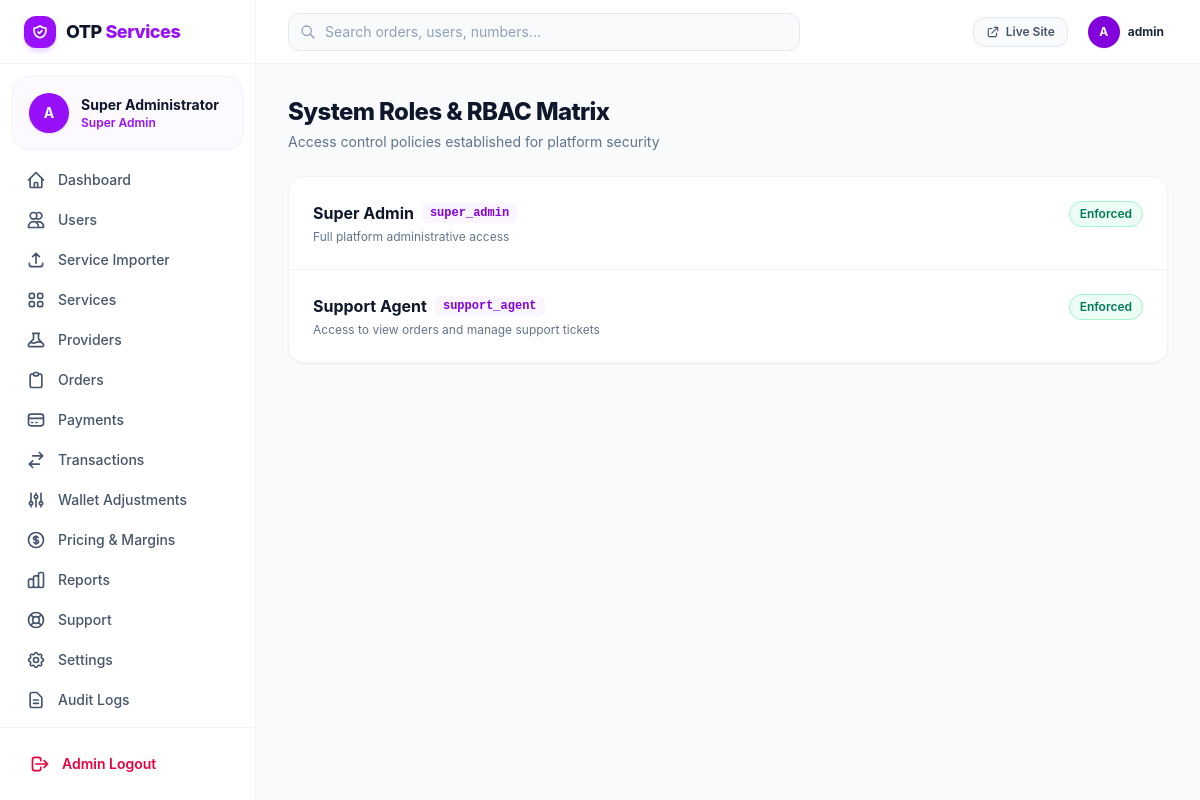
Screenshot of /admin/roles.php (signed in) with the database file from the repository.
### tables this page shows
CREATE TABLE `roles` (
  `id` INT AUTO_INCREMENT PRIMARY KEY,
  `name` VARCHAR(50) NOT NULL,
  `slug` VARCHAR(50) NOT NULL UNIQUE,
  `description` TEXT NULL
);

### includes/session.php (called while the page is built, shortened)
<?php
function current_admin_id(): ?int {
    return $_SESSION['admin_id'] ?? null;
}
function get_current_admin_data(): ?array {
    $aid = current_admin_id();
    $db = get_db();
    $stmt = $db->prepare("SELECT a.*, r.name as role_name, r.slug as role_slug FROM admins a LEFT JOIN roles r ON r.id = a.role_id WHERE a.id = ? LIMIT 1");
    $stmt->execute([$aid]);
    return $stmt->fetch() ?: null;
}

### admin/includes/auth.php (called while the page is built, shortened)
<?php
require_once __DIR__ . '/../../includes/functions.php';
require_once __DIR__ . '/../../includes/session.php';
$currentAdmin = get_current_admin_data();

### includes/functions.php (called while the page is built, shortened)
<?php
function e(?string $string): string {
    return htmlspecialchars($string ?? '', ENT_QUOTES, 'UTF-8');
}

### admin/roles.php (the view)
<?php
require_once __DIR__ . '/includes/header.php';
require_once __DIR__ . '/includes/sidebar.php';
$db = get_db();
$roles = $db->query("SELECT * FROM roles ORDER BY id ASC")->fetchAll();
?>
<div class="flex-1 flex flex-col min-w-0 overflow-hidden">
    <?php require_once __DIR__ . '/includes/navbar.php'; ?>
    <main class="flex-1 overflow-y-auto p-4 sm:p-8 bg-slate-50/60">
        <div class="max-w-4xl mx-auto space-y-6">
            <div class="space-y-1">
                <h1 class="text-2xl font-extrabold text-slate-900 tracking-tight">System Roles & RBAC Matrix</h1>
                <p class="text-sm text-slate-500">Access control policies established for platform security</p>
            </div>
            <div class="bg-white rounded-2xl border border-slate-100 shadow-xs divide-y divide-slate-100 overflow-hidden">
                <?php foreach ($roles as $r): ?>
                    <div class="p-6 flex items-start justify-between">
                        <div>
                            <div class="flex items-center gap-2">
                                <h3 class="text-base font-bold text-slate-900"><?= e($r['name']) ?></h3>
                                <span class="font-mono text-xs px-2 py-0.5 rounded-md bg-purple-50 text-purple-700 font-bold"><?= e($r['slug']) ?></span>
                            </div>
                            <p class="text-xs text-slate-500 mt-1"><?= e($r['description']) ?></p>
                        </div>
                        <span class="inline-flex items-center px-2.5 py-1 rounded-full text-xs font-semibold bg-emerald-50 text-emerald-700 border border-emerald-200">
                            Enforced
                        </span>
                    </div>
                <?php endforeach; ?>
            </div>
        </div>
    </main>
</div>
<?php require_once __DIR__ . '/includes/footer.php'; ?>

### admin/includes/sidebar.php (shortened to what this page needs)
<?php
$currentScript = basename($_SERVER['PHP_SELF']);
?>
<aside :class="sidebarOpen ? 'translate-x-0' : '-translate-x-full'" class="fixed inset-y-0 left-0 z-50 w-64 bg-white border-r border-slate-100 flex flex-col justify-between transition-transform duration-200 ease-in-out md:static md:translate-x-0 shrink-0">
    <div class="overflow-y-auto">
        <div class="h-16 flex items-center px-6 border-b border-slate-100">
            <a href="/admin/dashboard.php" class="flex items-center gap-2.5">
                <div class="w-8 h-8 rounded-xl bg-purple-600 flex items-center justify-center text-white shadow-md shadow-purple-200">
                </div>
                <span class="font-extrabold text-lg tracking-tight text-slate-900">OTP <span class="text-purple-600">Services</span></span>
            </a>
        </div>
        <div class="p-4 mx-3 my-3 bg-purple-50/60 rounded-2xl flex items-center gap-3 border border-purple-100/60">
            <div class="w-10 h-10 rounded-full bg-purple-600 text-white font-bold flex items-center justify-center text-sm shadow-sm">
                A
            </div>
            <div class="overflow-hidden">
                <div class="text-sm font-bold text-slate-900 truncate"><?= e($currentAdmin['name']) ?></div>
                <div class="text-xs text-purple-600 font-semibold">Super Admin</div>
            </div>
        </div>
        <nav class="px-3 space-y-1 text-sm font-medium pb-6">
            <a href="/admin/dashboard.php" class="flex items-center gap-3 px-3.5 py-2 rounded-xl transition-colors <?= in_array($currentScript, ['dashboard.php', 'index.php']) ? 'bg-purple-600 text-white shadow-md shadow-purple-200' : 'text-slate-600 hover:bg-slate-50 hover:text-slate-900' ?>">
                <svg class="w-5 h-5 shrink-0" fill="none" viewBox="0 0 24 24" stroke="currentColor"><path stroke-linecap="round" stroke-linejoin="round" stroke-width="2" d="M3 12l2-2m0 0l7-7 7 7M5 10v10a1 1 0 001 1h3m10-11l2 2m-2-2v10a1 1 0 01-1 1h-3m-6 0a1 1 0 001-1v-4a1 1 0 011-1h2a1 1 0 011 1v4a1 1 0 001 1m-6 0h6"/></svg>
                <span>Dashboard</span>
            </a>
            <a href="/admin/users.php" class="flex items-center gap-3 px-3.5 py-2 rounded-xl transition-colors <?= in_array($currentScript, ['users.php', 'user-details.php', 'user-edit.php', 'user-transactions.php']) ? 'bg-purple-600 text-white shadow-md shadow-purple-200' : 'text-slate-600 hover:bg-slate-50 hover:text-slate-900' ?>">
                <svg class="w-5 h-5 shrink-0" fill="none" viewBox="0 0 24 24" stroke="currentColor"><path stroke-linecap="round" stroke-linejoin="round" stroke-width="2" d="M12 4.354a4 4 0 110 5.292M15 21H3v-1a6 6 0 0112 0v1zm0 0h6v-1a6 6 0 00-9-5.197M13 7a4 4 0 11-8 0 4 4 0 018 0z"/></svg>
                <span>Users</span>
            </a>
            <a href="/admin/service-importer.php" class="flex items-center gap-3 px-3.5 py-2 rounded-xl transition-colors <?= in_array($currentScript, ['service-importer.php', 'import-history.php']) ? 'bg-purple-600 text-white shadow-md shadow-purple-200' : 'text-slate-600 hover:bg-slate-50 hover:text-slate-900' ?>">
                <svg class="w-5 h-5 shrink-0" fill="none" viewBox="0 0 24 24" stroke="currentColor"><path stroke-linecap="round" stroke-linejoin="round" stroke-width="2" d="M4 16v1a3 3 0 003 3h10a3 3 0 003-3v-1m-4-8l-4-4m0 0L8 8m4-4v12"/></svg>
                <span>Service Importer</span>
            </a>
            <a href="/admin/services.php" class="flex items-center gap-3 px-3.5 py-2 rounded-xl transition-colors <?= in_array($currentScript, ['services.php', 'service-add.php', 'service-edit.php', 'categories.php', 'countries.php']) ? 'bg-purple-600 text-white shadow-md shadow-purple-200' : 'text-slate-600 hover:bg-slate-50 hover:text-slate-900' ?>">
                <span>Services</span>
            </a>
            <a href="/admin/providers.php" class="flex items-center gap-3 px-3.5 py-2 rounded-xl transition-colors <?= in_array($currentScript, ['providers.php', 'provider-add.php', 'provider-edit.php', 'provider-test.php', 'provider-logs.php']) ? 'bg-purple-600 text-white shadow-md shadow-purple-200' : 'text-slate-600 hover:bg-slate-50 hover:text-slate-900' ?>">
                <span>Providers</span>
            </a>
            <a href="/admin/orders.php" class="flex items-center gap-3 px-3.5 py-2 rounded-xl transition-colors <?= in_array($currentScript, ['orders.php', 'order-details.php']) ? 'bg-purple-600 text-white shadow-md shadow-purple-200' : 'text-slate-600 hover:bg-slate-50 hover:text-slate-900' ?>">
                <svg class="w-5 h-5 shrink-0" fill="none" viewBox="0 0 24 24" stroke="currentColor"><path stroke-linecap="round" stroke-linejoin="round" stroke-width="2" d="M9 5H7a2 2 0 00-2 2v12a2 2 0 002 2h10a2 2 0 002-2V7a2 2 0 00-2-2h-2M9 5a2 2 0 002 2h2a2 2 0 002-2M9 5a2 2 0 012-2h2a2 2 0 012 2"/></svg>
                <span>Orders</span>
            </a>
            <a href="/admin/payments.php" class="flex items-center gap-3 px-3.5 py-2 rounded-xl transition-colors <?= in_array($currentScript, ['payments.php', 'deposit-requests.php', 'refunds.php']) ? 'bg-purple-600 text-white shadow-md shadow-purple-200' : 'text-slate-600 hover:bg-slate-50 hover:text-slate-900' ?>">
                <svg class="w-5 h-5 shrink-0" fill="none" viewBox="0 0 24 24" stroke="currentColor"><path stroke-linecap="round" stroke-linejoin="round" stroke-width="2" d="M3 10h18M7 15h1m4 0h1m-7 4h12a3 3 0 003-3V8a3 3 0 00-3-3H6a3 3 0 00-3 3v8a3 3 0 003 3z"/></svg>
                <span>Payments</span>
            </a>
            <a href="/admin/transactions.php" class="flex items-center gap-3 px-3.5 py-2 rounded-xl transition-colors <?= $currentScript === 'transactions.php' ? 'bg-purple-600 text-white shadow-md shadow-purple-200' : 'text-slate-600 hover:bg-slate-50 hover:text-slate-900' ?>">
                <svg class="w-5 h-5 shrink-0" fill="none" viewBox="0 0 24 24" stroke="currentColor"><path stroke-linecap="round" stroke-linejoin="round" stroke-width="2" d="M8 7h12m0 0l-4-4m4 4l-4 4m0 6H4m0 0l4 4m-4-4l4-4"/></svg>
                <span>Transactions</span>
            </a>
            <a href="/admin/wallet.php" class="flex items-center gap-3 px-3.5 py-2 rounded-xl transition-colors <?= $currentScript === 'wallet.php' ? 'bg-purple-600 text-white shadow-md shadow-purple-200' : 'text-slate-600 hover:bg-slate-50 hover:text-slate-900' ?>">
                <svg class="w-5 h-5 shrink-0" fill="none" viewBox="0 0 24 24" stroke="currentColor"><path stroke-linecap="round" stroke-linejoin="round" stroke-width="2" d="M12 6V4m0 2a2 2 0 100 4m0-4a2 2 0 110 4m-6 8a2 2 0 100-4m0 4a2 2 0 110-4m0 4v2m0-6V4m6 6v10m6-2a2 2 0 100-4m0 4a2 2 0 110-4m0 4v2m0-6V4"/></svg>
                <span>Wallet Adjustments</span>
            </a>
            <a href="/admin/pricing.php" class="flex items-center gap-3 px-3.5 py-2 rounded-xl transition-colors <?= $currentScript === 'pricing.php' ? 'bg-purple-600 text-white shadow-md shadow-purple-200' : 'text-slate-600 hover:bg-slate-50 hover:text-slate-900' ?>">
                <span>Pricing & Margins</span>
            </a>
            <a href="/admin/reports.php" class="flex items-center gap-3 px-3.5 py-2 rounded-xl transition-colors <?= $currentScript === 'reports.php' ? 'bg-purple-600 text-white shadow-md shadow-purple-200' : 'text-slate-600 hover:bg-slate-50 hover:text-slate-900' ?>">
                <span>Reports</span>
            </a>
            <a href="/admin/support.php" class="flex items-center gap-3 px-3.5 py-2 rounded-xl transition-colors <?= in_array($currentScript, ['support.php', 'ticket-details.php']) ? 'bg-purple-600 text-white shadow-md shadow-purple-200' : 'text-slate-600 hover:bg-slate-50 hover:text-slate-900' ?>">
                <span>Support</span>
            </a>
            <a href="/admin/settings.php" class="flex items-center gap-3 px-3.5 py-2 rounded-xl transition-colors <?= in_array($currentScript, ['settings.php', 'website-settings.php', 'payment-settings.php', 'security.php', 'security-settings.php']) ? 'bg-purple-600 text-white shadow-md shadow-purple-200' : 'text-slate-600 hover:bg-slate-50 hover:text-slate-900' ?>">
                <span>Settings</span>
            </a>
            <a href="/admin/audit-logs.php" class="flex items-center gap-3 px-3.5 py-2 rounded-xl transition-colors <?= in_array($currentScript, ['audit-logs.php', 'activity-logs.php']) ? 'bg-purple-600 text-white shadow-md shadow-purple-200' : 'text-slate-600 hover:bg-slate-50 hover:text-slate-900' ?>">
                <svg class="w-5 h-5 shrink-0" fill="none" viewBox="0 0 24 24" stroke="currentColor"><path stroke-linecap="round" stroke-linejoin="round" stroke-width="2" d="M9 12h6m-6 4h6m2 5H7a2 2 0 01-2-2V5a2 2 0 012-2h5.586a1 1 0 01.707.293l5.414 5.414a1 1 0 01.293.707V19a2 2 0 01-2 2z"/></svg>
                <span>Audit Logs</span>
            </a>
        </nav>
    </div>
    <div class="p-4 border-t border-slate-100">
        <a href="/admin/logout.php" class="flex items-center gap-3 px-3.5 py-2.5 rounded-xl text-sm font-semibold text-rose-600 hover:bg-rose-50 transition-colors">
            <svg class="w-5 h-5" fill="none" viewBox="0 0 24 24" stroke="currentColor"><path stroke-linecap="round" stroke-linejoin="round" stroke-width="2" d="M17 16l4-4m0 0l-4-4m4 4H7m6 4v1a3 3 0 01-3 3H6a3 3 0 01-3-3V7a3 3 0 013-3h4a3 3 0 013 3v1"/></svg>
            <span>Admin Logout</span>
        </a>
    </div>
</aside>

### admin/includes/navbar.php (shortened to what this page needs)
<header class="h-16 bg-white border-b border-slate-100 flex items-center justify-between px-4 sm:px-8 shrink-0">
    <div class="flex items-center gap-4 flex-1 max-w-lg">
        <form action="/admin/orders.php" method="GET" class="relative w-full">
            <span class="absolute inset-y-0 left-0 pl-3 flex items-center pointer-events-none text-slate-400">
            </span>
            <input type="text" name="search" placeholder="Search orders, users, numbers..." class="w-full pl-9 pr-4 py-2 bg-slate-50 border border-slate-200 rounded-xl text-sm placeholder:text-slate-400 focus:outline-none focus:ring-2 focus:ring-purple-600/20 focus:border-purple-600 focus:bg-white transition-all">
        </form>
    </div>
    <div class="flex items-center gap-4">
        <a href="/index.php" target="_blank" class="hidden sm:inline-flex items-center gap-1.5 px-3 py-1.5 rounded-xl text-xs font-semibold bg-slate-50 border border-slate-200 text-slate-600 hover:bg-slate-100 transition-colors">
            <svg class="w-3.5 h-3.5" fill="none" viewBox="0 0 24 24" stroke="currentColor"><path stroke-linecap="round" stroke-linejoin="round" stroke-width="2" d="M10 6H6a2 2 0 00-2 2v10a2 2 0 002 2h10a2 2 0 002-2v-4M14 4h6m0 0v6m0-6L10 14"/></svg>
            Live Site
        </a>
        <div class="flex items-center gap-2 p-1">
            <div class="w-8 h-8 rounded-full bg-purple-700 text-white font-bold flex items-center justify-center text-xs shadow-xs">
                A
            </div>
            <span class="text-xs font-bold text-slate-800 hidden sm:inline"><?= e($currentAdmin['username']) ?></span>
        </div>
    </div>
</header>

### rows the page displays
roles: name "Super Admin", slug "super_admin", description "Full platform administrative access"
roles: name "Support Agent", slug "support_agent", description "Access to view orders and manage support tickets"

### other values shown
$currentAdmin['name'] "Super Administrator"
$currentAdmin['username'] "admin"
